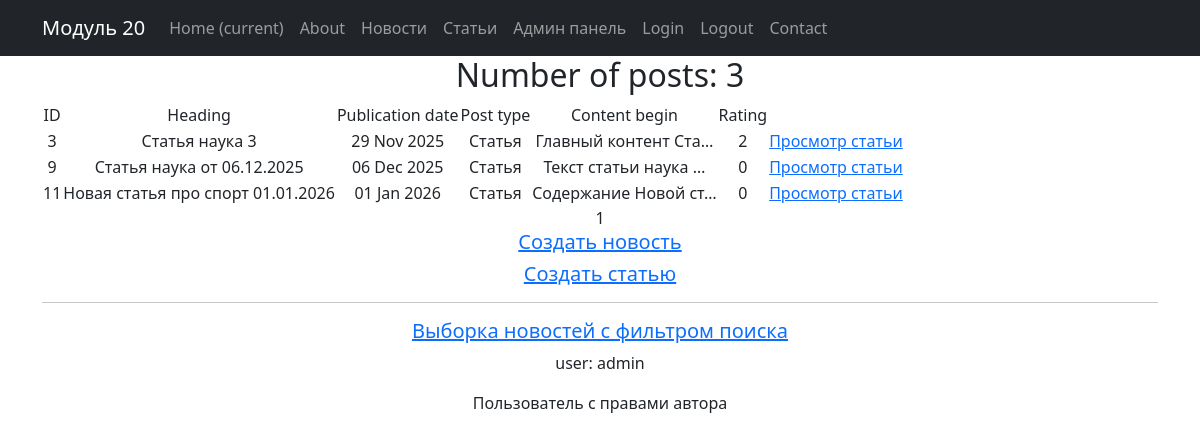
Screenshot of /articles/ (signed in) with the database file from the repository.
### app_NewsPortal_module20/models.py (models this page shows, shortened)
class Post(models.Model):
    TYPE_POST = [
        ('N', "Новости"),
        ('A', "Статья"),
    ]
    type_post = models.CharField(max_length=1, choices=TYPE_POST, default='A')
    time_create = models.DateTimeField(auto_now_add=True)
    post_title = models.CharField(max_length=255)
    post_content = models.TextField()
    post_rating = models.IntegerField(default=0)
    author = models.ForeignKey(Author, on_delete=models.CASCADE)
    post_category = models.ManyToManyField(Category, through='PostCategory')

### app_NewsPortal_module20/views.py (the view)
class ArticleListView(ListView):
    model = Post
    ordering = '-time_create'
    template_name = 'posts.html'
    context_object_name = 'posts'
    paginate_by = 10
    def get_queryset(self):
        return Post.objects.filter(type_post='A')

### templates/posts.html (shortened to what this page needs)
{% extends 'flatpages/default.html' %}
{% load custom_filters %}
{% load custom_tags %}
{% block content %}
<h2>Number of posts: {{posts|length}}</h2>
<table>
    <tr>
        <td>ID</td>
        <td>Heading</td>
        <td>Publication date</td>
        <td>Post type</td>
        <td>Content begin</td>
        <td>Rating</td>
    </tr>
    {% for post in posts %}
    <tr>
        <td>{{ post.pk  }}</td>
        <td>{{ post.post_title }}</td>
        <td>{{ post.time_create|date:'d M Y'}}</td>
        <td>{{ post.get_type_post_display }}</td>
        <td>{{ post.post_content|truncatechars:20|censor }}</td>
        <td>{{ post.post_rating }}</td>
        <td> <a href="/news/{{post.pk}}">
                 Просмотр {% if post.type_post == 'A' %}статьи{%else%}новости{% endif %}
             </a>
        </td>
    </tr>
    {% endfor %}
</table>
   {{ page_obj.number }}
    <h5>
        <a href="/news/create">Создать новость</a>
    </h5>
     <h5>
        <a href="/articles/create">Создать статью</a>
    </h5>
<hr>
<h5>
        <a href="/news/search">
            Выборка новостей с фильтром поиска
        </a>
</h5>
<p>
    user: {{ request.user }}
</p>
{% if not perms.app_NewsPortal_module20.add_post%}
    <p>
        <a href="/accounts/upgrade_to_author">Хочу быть автором</a>
    </p>
{% else %}
    <p>
        Пользователь с правами автора</a>
    </p>
{% endif %}
{% endblock content %}

### rows the page displays
Post: pk "3", post_title "Статья наука 3", time_create "29 Nov 2025", type_post "Статья", post_content|censor "Главный контент Ста…", post_rating "2", shows "статьи"
Post: pk "9", post_title "Статья наука от 06.12.2025", time_create "06 Dec 2025", type_post "Статья", post_content|censor "Текст статьи наука …", post_rating "0"
Post: pk "11", post_title "Новая статья про спорт 01.01.2026", time_create "01 Jan 2026", type_post "Статья", post_content|censor "Содержание Новой ст…", post_rating "0", shows "статьи"

### other values shown
{{ posts|length }} "3"
{{ page_obj.number }} "1"
{{ request.user }} "admin"
